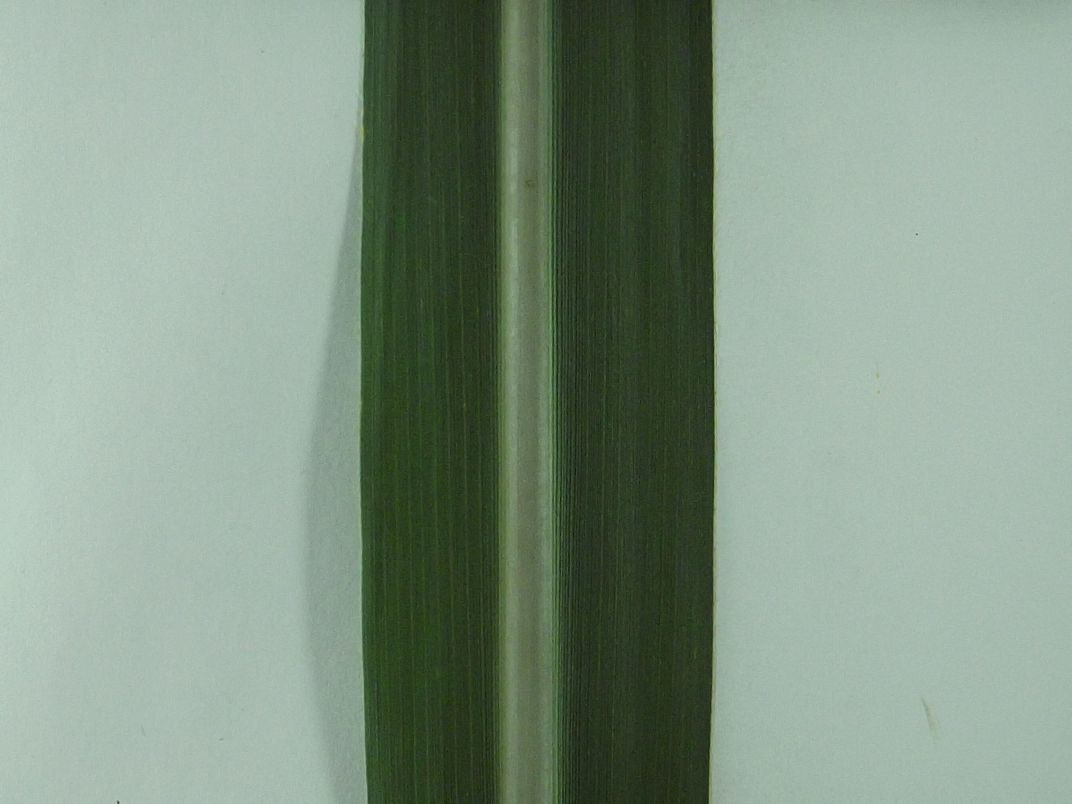
#> input picture 219_1_1.JPG, 4288 x 3216 px (shown at 1/4 size)
$ python int_area.py
#> lines starting #> are read from the running program, lines starting #| are printed output that depends on the picture
import cv2
import numpy as np

img = cv2.imread("219_1_1.JPG")
#> img is the input picture: shape (3216, 4288, 3); mean B, G, R 131.9, 148.6, 129.7
roi = img[2128:2128+200, 1624:1624+200]
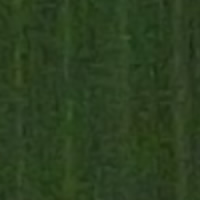
#> roi: shape (200, 200, 3); mean B, G, R 31.9, 62.9, 43.7

cv2.imshow("Area de interesse", roi)
cv2.waitKey(0)
cv2.destroyAllWindows()

print(len(roi))
#| 200
print(roi.shape)
#| (200, 200, 3)
print(roi.size)
#| 120000
